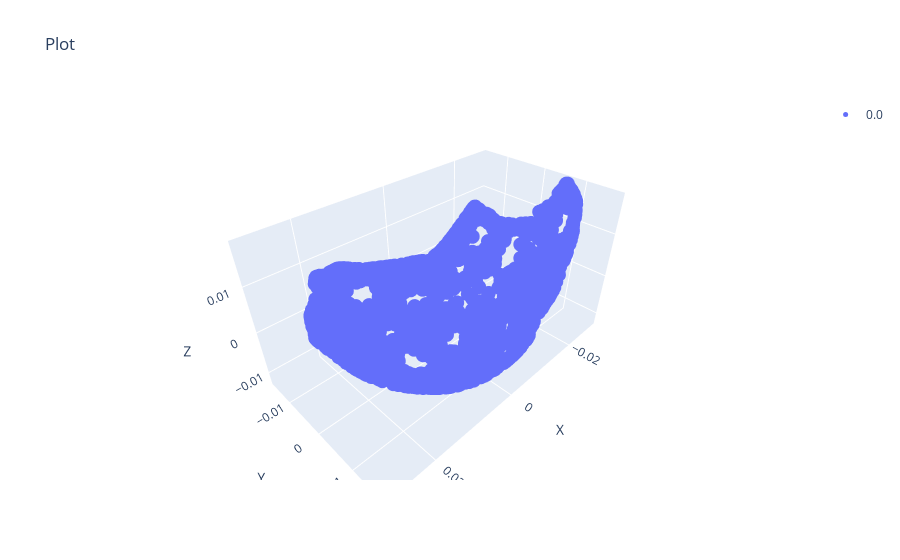

Source (notebook cell):
### Code cell
data_dict0 = convert_data(X, knn=20, t=60)
scatter(data_dict0['phate'], s=5)

### Figure 1 — Plotly figure (JSON) as saved in the notebook; plotly's stock layout.template omitted (floating-point values rounded to 4 significant figures; data arrays with more than 128 entries replaced by an {"elided": "..."} marker saying what was removed)
{"data": [{"marker": {"color": 0, "colorscale": [[0, "#440154"], [0.1111, "#482878"], [0.2222, "#3e4989"], [0.3333, "#31688e"], [0.4444, "#26828e"], [0.5556, "#1f9e89"], [0.6667, "#35b779"], [0.7778, "#6ece58"], [0.8889, "#b5de2b"], [1, "#fde725"]], "opacity": 1, "size": 5}, "mode": "markers", "name": "0.0", "type": "scatter3d", "x": {"elided": "2000 float values"}, "y": {"elided": "2000 float values"}, "z": {"elided": "2000 float values"}}], "layout": {"scene": {"xaxis": {"title": {"text": "X"}}, "yaxis": {"title": {"text": "Y"}}, "zaxis": {"title": {"text": "Z"}}}, "showlegend": true, "title": {"text": "Plot"}}}
